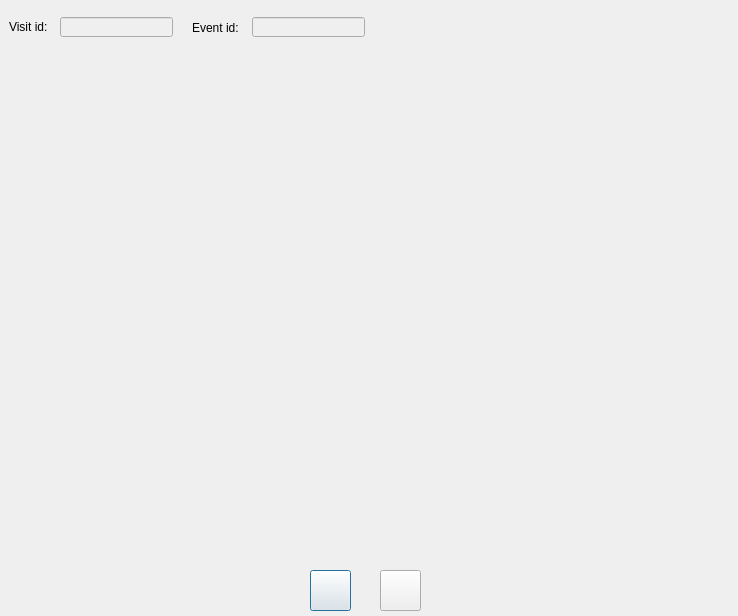
<?xml version="1.0" encoding="UTF-8"?>
<ui version="4.0">
 <class>dlg_visit_gallery_zoom</class>
 <widget class="QDialog" name="dlg_visit_gallery_zoom">
  <property name="geometry">
   <rect>
    <x>0</x>
    <y>0</y>
    <width>738</width>
    <height>616</height>
   </rect>
  </property>
  <property name="windowTitle">
   <string>Gallery zoom</string>
  </property>
  <widget class="QLabel" name="lbl_img_zoom">
   <property name="geometry">
    <rect>
     <x>10</x>
     <y>60</y>
     <width>711</width>
     <height>501</height>
    </rect>
   </property>
   <property name="text">
    <string/>
   </property>
   <property name="pixmap">
    <pixmap>ud_shape.png</pixmap>
   </property>
   <property name="scaledContents">
    <bool>true</bool>
   </property>
  </widget>
  <widget class="QLabel" name="lbl_event_id">
   <property name="geometry">
    <rect>
     <x>192</x>
     <y>20</y>
     <width>61</width>
     <height>16</height>
    </rect>
   </property>
   <property name="text">
    <string>Event id: </string>
   </property>
  </widget>
  <widget class="QLineEdit" name="event_id">
   <property name="enabled">
    <bool>false</bool>
   </property>
   <property name="geometry">
    <rect>
     <x>252</x>
     <y>17</y>
     <width>113</width>
     <height>20</height>
    </rect>
   </property>
  </widget>
  <widget class="QLineEdit" name="visit_id">
   <property name="enabled">
    <bool>false</bool>
   </property>
   <property name="geometry">
    <rect>
     <x>60</x>
     <y>17</y>
     <width>113</width>
     <height>20</height>
    </rect>
   </property>
  </widget>
  <widget class="QLabel" name="lbl_visit_id">
   <property name="geometry">
    <rect>
     <x>9</x>
     <y>20</y>
     <width>46</width>
     <height>13</height>
    </rect>
   </property>
   <property name="text">
    <string>Visit id: </string>
   </property>
  </widget>
  <widget class="QPushButton" name="btn_slidePrevious">
   <property name="geometry">
    <rect>
     <x>310</x>
     <y>570</y>
     <width>41</width>
     <height>41</height>
    </rect>
   </property>
   <property name="text">
    <string/>
   </property>
   <property name="icon">
    <iconset>
     <normaloff>../icons/109.png</normaloff>../icons/109.png</iconset>
   </property>
  </widget>
  <widget class="QPushButton" name="btn_slideNext">
   <property name="geometry">
    <rect>
     <x>380</x>
     <y>570</y>
     <width>41</width>
     <height>41</height>
    </rect>
   </property>
   <property name="text">
    <string/>
   </property>
   <property name="icon">
    <iconset>
     <normaloff>../icons/108.png</normaloff>../icons/108.png</iconset>
   </property>
  </widget>
 </widget>
 <resources/>
 <connections/>
</ui>
